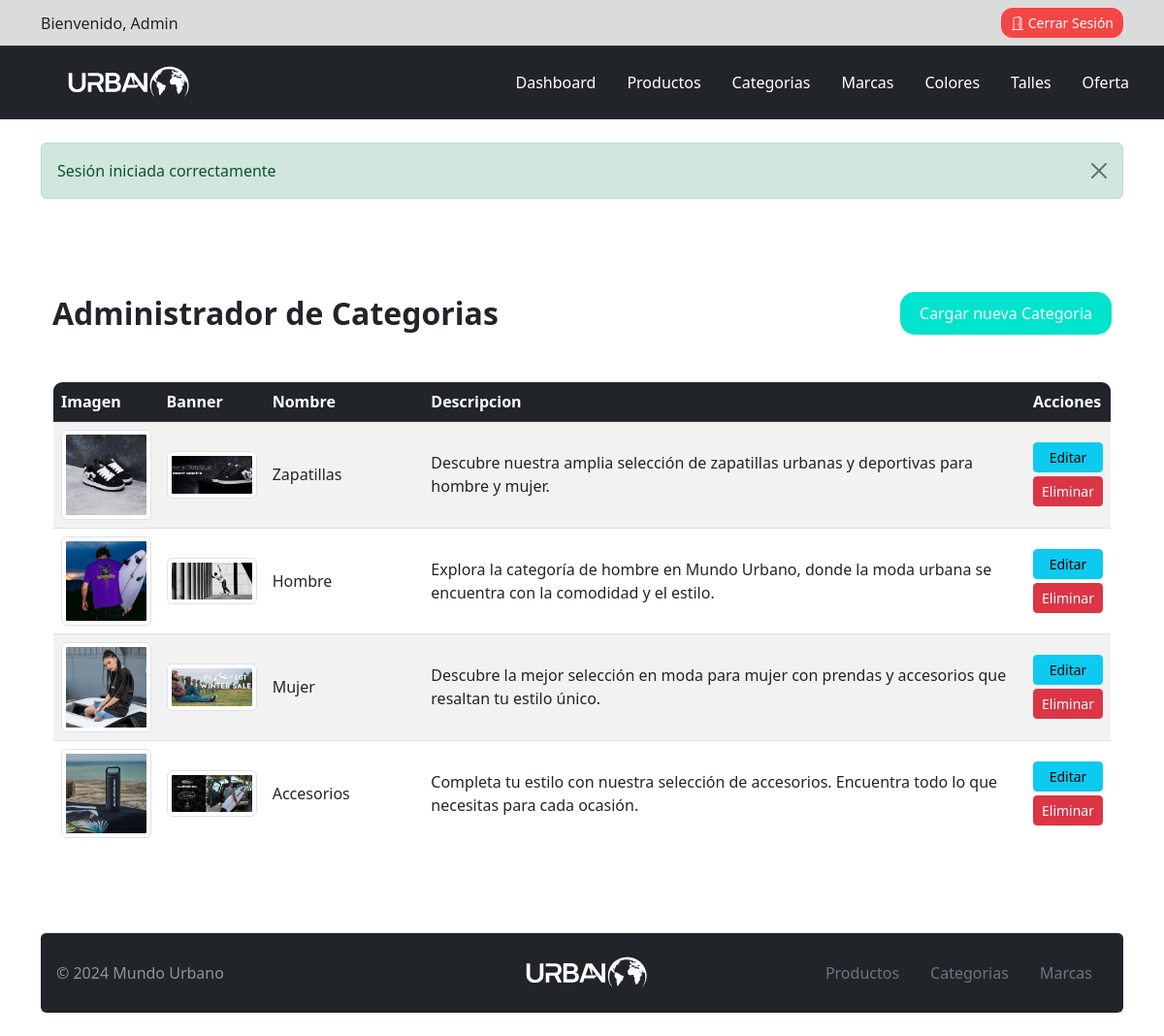
The page /admin/index.php?link=admin_categorias (signed in) on the database its author committed.
### tables this page shows
CREATE TABLE `categorias` (
  `id` int(10) UNSIGNED NOT NULL COMMENT 'identificador de la categoria',
  `nombre` varchar(256) NOT NULL COMMENT 'Nombre de la categoria',
  `img` varchar(256) NOT NULL COMMENT 'Imagen para la categoria',
  `banner_img` varchar(256) NOT NULL,
  `descripcion` text DEFAULT NULL COMMENT 'Descripcion opcional para la categoria'
);

### classes/Categoria.php (called while the page is built, shortened)
<?PHP
class categoria
{
    private $id;
    private $nombre;
    private $descripcion;
    private $img;
    private $banner_img;
    public static function get_all(): array
    {
        $conexion = Conexion::getConexion();
        $query = "SELECT * FROM categorias";
        $PDOStatement = $conexion->prepare($query);
        $PDOStatement->setFetchMode(PDO::FETCH_CLASS, self::class);
        $PDOStatement->execute();
        $categorias = $PDOStatement->fetchAll();
        return $categorias;
    }
    public function getId()
    {
        return $this->id;
    }
    public function getNombre()
    {
        return $this->nombre;
    }
    public function getDescripcion()
    {
        return $this->descripcion;
    }
    public function getImg()
    {
        return $this->img;
    }
    public function getBanner_img()
    {
        return $this->banner_img;
    }
}

### admin/views/admin_categorias.php (the view)
<?php
$categorias = Categoria::get_all();
?>
<div class="container py-5">
    <div class="d-flex justify-content-between align-items-center mb-5">
        <h2 class="fw-bold m-0">Administrador de Categorias</h2>
        <a href="index.php?link=add_categorias" class="btn boton-custom">Cargar nueva Categoria</a>
    </div>
<div class="table-responsive">
    <table class="table table-striped table-hover align-middle table-custom">
        <thead class="table-dark">
            <tr>
                <th scope="col" width="10%">Imagen</th>
                <th scope="col" width="10%">Banner</th>
                <th scope="col" width="15%">Nombre</th>
                <th scope="col" >Descripcion</th>
                <th scope="col" >Acciones</th>
            </tr>
        </thead>
        <tbody>
            <?php foreach ($categorias as $C): ?>
                <tr>
                    <td>
                        <img src="../img/categorias/<?= $C->getImg() ?>" alt="Imagen de <?= $C->getNombre() ?>" class="img-thumbnail">
                    </td>
                    <td>
                        <img src="../img/banner/desktop/<?= $C->getBanner_img() ?>" alt="Imagen de <?= $C->getNombre() ?>" class="img-thumbnail">
                    </td>
                    <td><?= $C->getNombre() ?></td>
                    <td><?= $C->getDescripcion() ?></td>
                    <td>
                        <div class="d-flex flex-column gap-1">
                            <a href="index.php?link=edit_categoria&id=<?= $C->getId() ?>" class="btn btn-sm btn-info">Editar</a>
                            <a href="index.php?link=delete_categoria&id=<?= $C->getId() ?>" class="btn btn-sm btn-danger">Eliminar</a>
                        </div>
                    </td>
                </tr>
            <?php endforeach; ?>
        </tbody>
    </table>
</div>
</div>

### css/styles.css (style rules this page uses)
.boton-custom { background-color: #00E3CC; color: #fff; border: none; padding: 10px 20px; font-size: 16px; border-radius: 15px; transition: background-color 0.3s ease; }
.table-custom { border-radius: 10px; overflow: hidden; border: 1px solid #dee2e6; }

### rows shown on the page
categorias: img (picture), banner_img (picture), nombre "Zapatillas", descripcion "Descubre nuestra amplia selección de zapatillas urbanas y deportivas para hombre y mujer."
categorias: img (picture), banner_img (picture), nombre "Hombre", descripcion "Explora la categoría de hombre en Mundo Urbano, donde la moda urbana se encuentra con la comodidad y el estilo."
categorias: img (picture), banner_img (picture), nombre "Mujer", descripcion "Descubre la mejor selección en moda para mujer con prendas y accesorios que resaltan tu estilo único."
categorias: img (picture), banner_img (picture), nombre "Accesorios", descripcion "Completa tu estilo con nuestra selección de accesorios. Encuentra todo lo que necesitas para cada ocasión."

### other values the page prints
$userData['nombre'] "Admin"
